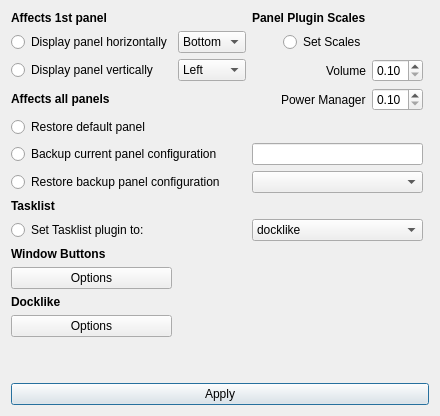
     <widget class="QWidget" name="Panel">
      <attribute name="title">
       <string>Panel</string>
      </attribute>
      <layout class="QGridLayout" name="gridLayout_3">
       <item row="0" column="0">
        <layout class="QGridLayout" name="gridLayout">
         <property name="sizeConstraint">
          <enum>QLayout::SetNoConstraint</enum>
         </property>
         <item row="1" column="0">
          <widget class="QRadioButton" name="checkHorz">
           <property name="text">
            <string extracomment="panel will be shown in a horizontal configuration">Display panel horizontally</string>
           </property>
           <property name="autoExclusive">
            <bool>false</bool>
           </property>
          </widget>
         </item>
         <item row="2" column="2" alignment="Qt::AlignRight">
          <widget class="QLabel" name="Label_Volume_plugin">
           <property name="text">
            <string extracomment="volume plugin scale factor">Volume</string>
           </property>
          </widget>
         </item>
         <item row="11" column="0">
          <widget class="QLabel" name="labelDocklikeSettings">
           <property name="text">
            <string extracomment="affects the docklike plugin">&lt;html&gt;&lt;head/&gt;&lt;body&gt;&lt;p&gt;&lt;span style=&quot; font-weight:600;&quot;&gt;Docklike&lt;/span&gt;&lt;/p&gt;&lt;/body&gt;&lt;/html&gt;</string>
           </property>
          </widget>
         </item>
         <item row="3" column="0">
          <widget class="QLabel" name="label_3">
           <property name="text">
            <string>&lt;html&gt;&lt;head/&gt;&lt;body&gt;&lt;p&gt;&lt;span style=&quot; font-weight:600;&quot;&gt;Affects all panels&lt;/span&gt;&lt;/p&gt;&lt;/body&gt;&lt;/html&gt;</string>
           </property>
          </widget>
         </item>
         <item row="1" column="1">
          <widget class="QComboBox" name="comboboxHorzPostition">
           <property name="sizePolicy">
            <sizepolicy hsizetype="Minimum" vsizetype="Fixed">
             <horstretch>0</horstretch>
             <verstretch>0</verstretch>
            </sizepolicy>
           </property>
           <property name="minimumSize">
            <size>
             <width>0</width>
             <height>0</height>
            </size>
           </property>
           <item>
            <property name="text">
             <string>Bottom</string>
            </property>
           </item>
           <item>
            <property name="text">
             <string>Top</string>
            </property>
           </item>
          </widget>
         </item>
         <item row="7" column="0">
          <widget class="QLabel" name="label_tasklist_plugin">
           <property name="text">
            <string>&lt;html&gt;&lt;head/&gt;&lt;body&gt;&lt;p&gt;&lt;span style=&quot; font-weight:700;&quot;&gt;Tasklist&lt;/span&gt;&lt;/p&gt;&lt;/body&gt;&lt;/html&gt;</string>
           </property>
          </widget>
         </item>
         <item row="2" column="0">
          <widget class="QRadioButton" name="checkVert">
           <property name="text">
            <string extracomment="panel will be shown in a vertical configuration">Display panel vertically</string>
           </property>
           <property name="autoExclusive">
            <bool>false</bool>
           </property>
          </widget>
         </item>
         <item row="0" column="0">
          <widget class="QLabel" name="label_2">
           <property name="font">
            <font>
             <bold>true</bold>
            </font>
           </property>
           <property name="text">
            <string extracomment="acts on the first poanel found in Xfce panel xml fle">Affects 1st panel</string>
           </property>
          </widget>
         </item>
         <item row="0" column="2" alignment="Qt::AlignRight">
          <widget class="QLabel" name="label_panel_plugin_scales">
           <property name="text">
            <string>&lt;html&gt;&lt;head/&gt;&lt;body&gt;&lt;p&gt;&lt;span style=&quot; font-weight:700;&quot;&gt;Panel Plugin Scales&lt;/span&gt;&lt;/p&gt;&lt;/body&gt;&lt;/html&gt;</string>
           </property>
          </widget>
         </item>
         <item row="2" column="3">
          <widget class="QDoubleSpinBox" name="doubleSpinBoxpaplugin">
           <property name="minimum">
            <double>0.100000000000000</double>
           </property>
           <property name="maximum">
            <double>2.000000000000000</double>
           </property>
           <property name="singleStep">
            <double>0.050000000000000</double>
           </property>
          </widget>
         </item>
         <item row="5" column="0" colspan="2">
          <widget class="QRadioButton" name="radioBackupPanel">
           <property name="text">
            <string extracomment="backup existing panel configuration">Backup current panel configuration</string>
           </property>
           <property name="autoExclusive">
            <bool>false</bool>
           </property>
          </widget>
         </item>
         <item row="12" column="0">
          <widget class="QPushButton" name="pushButtonDocklikeSetttings">
           <property name="text">
            <string>Options</string>
           </property>
          </widget>
         </item>
         <item row="3" column="3">
          <widget class="QDoubleSpinBox" name="doubleSpinBoxpmplugin">
           <property name="minimum">
            <double>0.100000000000000</double>
           </property>
           <property name="maximum">
            <double>2.000000000000000</double>
           </property>
           <property name="singleStep">
            <double>0.050000000000000</double>
           </property>
          </widget>
         </item>
         <item row="3" column="2" alignment="Qt::AlignRight">
          <widget class="QLabel" name="Label_power_manager_plugin">
           <property name="text">
            <string extracomment="power manager plugin scale factor">Power Manager</string>
           </property>
          </widget>
         </item>
         <item row="6" column="0" colspan="2">
          <widget class="QRadioButton" name="radioRestoreBackup">
           <property name="text">
            <string extracomment="restore a panel backup">Restore backup panel configuration</string>
           </property>
           <property name="autoExclusive">
            <bool>false</bool>
           </property>
          </widget>
         </item>
         <item row="13" column="0">
          <spacer name="verticalSpacer_9">
           <property name="orientation">
            <enum>Qt::Vertical</enum>
           </property>
           <property name="sizeHint" stdset="0">
            <size>
             <width>20</width>
             <height>40</height>
            </size>
           </property>
          </spacer>
         </item>
         <item row="1" column="2" alignment="Qt::AlignRight">
          <widget class="QRadioButton" name="radioButtonSetPanelPluginScales">
           <property name="text">
            <string extracomment="set a scale factor">Set Scales</string>
           </property>
           <property name="autoExclusive">
            <bool>false</bool>
           </property>
          </widget>
         </item>
         <item row="10" column="0">
          <widget class="QPushButton" name="pushButtontasklist">
           <property name="text">
            <string>Options</string>
           </property>
          </widget>
         </item>
         <item row="2" column="1">
          <widget class="QComboBox" name="comboboxVertpostition">
           <property name="sizePolicy">
            <sizepolicy hsizetype="Minimum" vsizetype="Fixed">
             <horstretch>0</horstretch>
             <verstretch>0</verstretch>
            </sizepolicy>
           </property>
           <property name="minimumSize">
            <size>
             <width>0</width>
             <height>0</height>
            </size>
           </property>
           <item>
            <property name="text">
             <string>Left</string>
            </property>
           </item>
           <item>
            <property name="text">
             <string>Right</string>
            </property>
           </item>
          </widget>
         </item>
         <item row="9" column="0">
          <widget class="QLabel" name="labelTasklist">
           <property name="text">
            <string extracomment="affects the window button plugin">&lt;html&gt;&lt;head/&gt;&lt;body&gt;&lt;p&gt;&lt;span style=&quot; font-weight:600;&quot;&gt;Window Buttons&lt;/span&gt;&lt;/p&gt;&lt;/body&gt;&lt;/html&gt;</string>
           </property>
          </widget>
         </item>
         <item row="5" column="2" colspan="2">
          <widget class="QLineEdit" name="lineEditBackupName">
           <property name="toolTip">
            <string notr="true"/>
           </property>
          </widget>
         </item>
         <item row="6" column="2" colspan="2">
          <widget class="QComboBox" name="comboBoxAvailableBackups">
           <property name="toolTip">
            <string notr="true"/>
           </property>
          </widget>
         </item>
         <item row="8" column="2" colspan="2">
          <widget class="QComboBox" name="comboBoxTasklistPlugin">
           <property name="toolTip">
            <string>&lt;html&gt;&lt;head/&gt;&lt;body&gt;&lt;p&gt;Docklike is the modern dock plugin for the panel.  Window Buttons is the classic tasklist without dock features.&lt;/p&gt;&lt;/body&gt;&lt;/html&gt;</string>
           </property>
           <item>
            <property name="text">
             <string notr="true">docklike</string>
            </property>
           </item>
           <item>
            <property name="text">
             <string notr="true">Window Buttons</string>
            </property>
           </item>
          </widget>
         </item>
         <item row="14" column="0" colspan="5">
          <widget class="QPushButton" name="buttonApply">
           <property name="sizePolicy">
            <sizepolicy hsizetype="Minimum" vsizetype="Fixed">
             <horstretch>0</horstretch>
             <verstretch>0</verstretch>
            </sizepolicy>
           </property>
           <property name="text">
            <string>Apply</string>
           </property>
           <property name="icon">
            <iconset theme="dialog-ok">
             <normaloff>.</normaloff>.</iconset>
           </property>
           <property name="shortcut">
            <string/>
           </property>
           <property name="autoDefault">
            <bool>true</bool>
           </property>
           <property name="default">
            <bool>true</bool>
           </property>
          </widget>
         </item>
         <item row="4" column="0" colspan="2">
          <widget class="QRadioButton" name="radioDefaultPanel">
           <property name="text">
            <string extracomment="affects any panel that is curently configured">Restore default panel</string>
           </property>
           <property name="autoExclusive">
            <bool>false</bool>
           </property>
          </widget>
         </item>
         <item row="8" column="0" colspan="2">
          <widget class="QRadioButton" name="radioButtonTasklist">
           <property name="text">
            <string extracomment="change the tasklist plugin">Set Tasklist plugin to:</string>
           </property>
           <property name="autoExclusive">
            <bool>false</bool>
           </property>
          </widget>
         </item>
        </layout>
       </item>
      </layout>
      <zorder></zorder>
     </widget>
